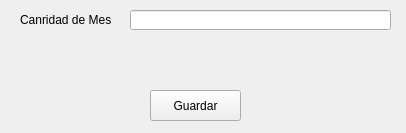
<?xml version="1.0" encoding="UTF-8"?>
<ui version="4.0">
 <class>configForm</class>
 <widget class="QWidget" name="configForm">
  <property name="geometry">
   <rect>
    <x>0</x>
    <y>0</y>
    <width>406</width>
    <height>133</height>
   </rect>
  </property>
  <property name="windowTitle">
   <string>Form</string>
  </property>
  <widget class="QLineEdit" name="tableCount_lineEdit">
   <property name="geometry">
    <rect>
     <x>130</x>
     <y>10</y>
     <width>261</width>
     <height>20</height>
    </rect>
   </property>
  </widget>
  <widget class="QLabel" name="label_tableCount">
   <property name="geometry">
    <rect>
     <x>20</x>
     <y>10</y>
     <width>91</width>
     <height>20</height>
    </rect>
   </property>
   <property name="text">
    <string>Canridad de Mesas</string>
   </property>
  </widget>
  <widget class="QPushButton" name="pushButton">
   <property name="geometry">
    <rect>
     <x>150</x>
     <y>90</y>
     <width>91</width>
     <height>31</height>
    </rect>
   </property>
   <property name="text">
    <string>Guardar</string>
   </property>
  </widget>
 </widget>
 <resources/>
 <connections/>
</ui>
